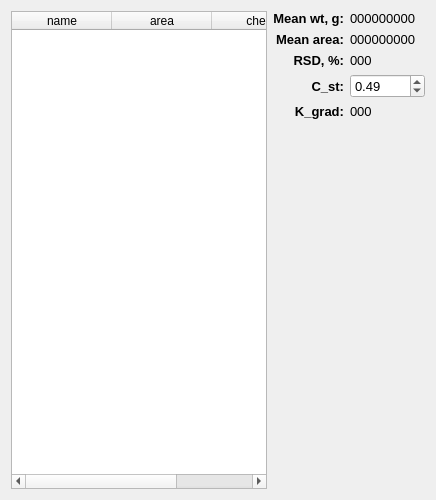
     <widget class="QWidget" name="S3_CO">
      <attribute name="title">
       <string>S3'CO</string>
      </attribute>
      <layout class="QGridLayout" name="gridLayout_7">
       <item row="0" column="0" rowspan="6">
        <widget class="QTableWidget" name="tableWidget_S3_CO">
         <column>
          <property name="text">
           <string>name</string>
          </property>
         </column>
         <column>
          <property name="text">
           <string>area</string>
          </property>
         </column>
         <column>
          <property name="text">
           <string>check</string>
          </property>
         </column>
        </widget>
       </item>
       <item row="0" column="1">
        <widget class="QLabel" name="label_42">
         <property name="font">
          <font>
           <pointsize>10</pointsize>
           <weight>75</weight>
           <bold>true</bold>
          </font>
         </property>
         <property name="text">
          <string>Mean wt, g:</string>
         </property>
         <property name="alignment">
          <set>Qt::AlignRight|Qt::AlignTrailing|Qt::AlignVCenter</set>
         </property>
        </widget>
       </item>
       <item row="0" column="2">
        <widget class="QLabel" name="S3_CO_wt">
         <property name="font">
          <font>
           <pointsize>10</pointsize>
          </font>
         </property>
         <property name="text">
          <string>000000000</string>
         </property>
        </widget>
       </item>
       <item row="1" column="1">
        <widget class="QLabel" name="label_12">
         <property name="font">
          <font>
           <pointsize>10</pointsize>
           <weight>75</weight>
           <bold>true</bold>
          </font>
         </property>
         <property name="text">
          <string>Mean area:</string>
         </property>
         <property name="alignment">
          <set>Qt::AlignRight|Qt::AlignTrailing|Qt::AlignVCenter</set>
         </property>
        </widget>
       </item>
       <item row="1" column="2">
        <widget class="QLabel" name="S3_CO_mean">
         <property name="font">
          <font>
           <pointsize>10</pointsize>
          </font>
         </property>
         <property name="text">
          <string>000000000</string>
         </property>
        </widget>
       </item>
       <item row="2" column="1">
        <widget class="QLabel" name="label_11">
         <property name="font">
          <font>
           <pointsize>10</pointsize>
           <weight>75</weight>
           <bold>true</bold>
          </font>
         </property>
         <property name="text">
          <string>RSD, %:</string>
         </property>
         <property name="alignment">
          <set>Qt::AlignRight|Qt::AlignTrailing|Qt::AlignVCenter</set>
         </property>
        </widget>
       </item>
       <item row="2" column="2">
        <widget class="QLabel" name="S3_CO_RSD">
         <property name="font">
          <font>
           <pointsize>10</pointsize>
          </font>
         </property>
         <property name="text">
          <string>000</string>
         </property>
        </widget>
       </item>
       <item row="3" column="1">
        <widget class="QLabel" name="label_29">
         <property name="font">
          <font>
           <pointsize>10</pointsize>
           <weight>75</weight>
           <bold>true</bold>
          </font>
         </property>
         <property name="text">
          <string>C_st:</string>
         </property>
         <property name="alignment">
          <set>Qt::AlignRight|Qt::AlignTrailing|Qt::AlignVCenter</set>
         </property>
        </widget>
       </item>
       <item row="3" column="2">
        <widget class="QDoubleSpinBox" name="S3_CO_Cst">
         <property name="font">
          <font>
           <pointsize>10</pointsize>
          </font>
         </property>
         <property name="maximum">
          <double>1000.000000000000000</double>
         </property>
         <property name="singleStep">
          <double>0.010000000000000</double>
         </property>
         <property name="value">
          <double>0.490000000000000</double>
         </property>
        </widget>
       </item>
       <item row="4" column="1">
        <widget class="QLabel" name="label_30">
         <property name="font">
          <font>
           <pointsize>10</pointsize>
           <weight>75</weight>
           <bold>true</bold>
          </font>
         </property>
         <property name="text">
          <string>K_grad:</string>
         </property>
         <property name="alignment">
          <set>Qt::AlignRight|Qt::AlignTrailing|Qt::AlignVCenter</set>
         </property>
        </widget>
       </item>
       <item row="4" column="2">
        <widget class="QLabel" name="S3_CO_Kg">
         <property name="font">
          <font>
           <pointsize>10</pointsize>
          </font>
         </property>
         <property name="text">
          <string>000</string>
         </property>
        </widget>
       </item>
       <item row="5" column="2">
        <spacer name="verticalSpacer_6">
         <property name="orientation">
          <enum>Qt::Vertical</enum>
         </property>
         <property name="sizeHint" stdset="0">
          <size>
           <width>20</width>
           <height>364</height>
          </size>
         </property>
        </spacer>
       </item>
      </layout>
     </widget>
